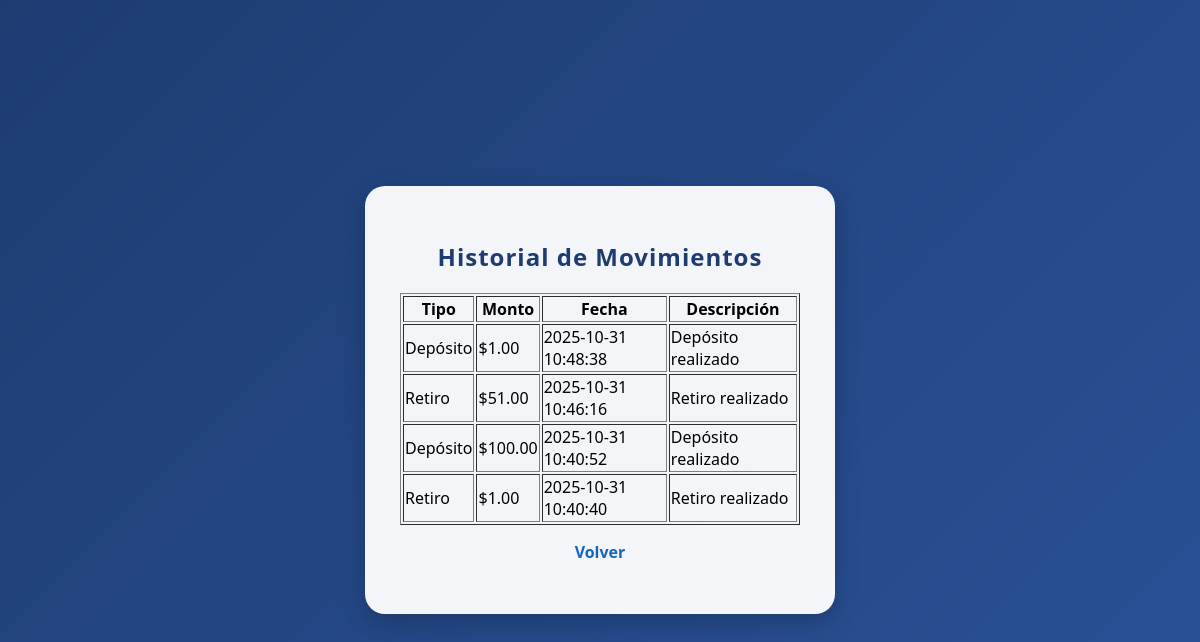
Screenshot of /history (signed in) with the database file from the repository.
### tables this page shows
CREATE TABLE transactions (
                    id INTEGER PRIMARY KEY AUTOINCREMENT,
                    user_id INTEGER,
                    type TEXT,
                    amount REAL,
                    timestamp TEXT,
                    description TEXT,
                    FOREIGN KEY(user_id) REFERENCES users(id)
                );

### app.py (the view)
@app.route('/history')
def history():
    if 'user_id' not in session:
        return redirect(url_for('index'))
    conn = get_db()
    transactions = conn.execute(
        "SELECT * FROM transactions WHERE user_id = ? ORDER BY id DESC",
        (session['user_id'],)
    ).fetchall()
    conn.close()
    return render_template('history.html', transactions=transactions)

### app.py (called while the page is built)
def get_db():
    conn = sqlite3.connect(DATABASE)
    conn.row_factory = sqlite3.Row
    return conn

### templates/history.html
{% extends 'base.html' %}
{% block content %}
<h2>Historial de Movimientos</h2>
<table border="1" width="100%">
    <tr>
        <th>Tipo</th>
        <th>Monto</th>
        <th>Fecha</th>
        <th>Descripción</th>
    </tr>
    {% for t in transactions %}
    <tr>
        <td>{{ t['type'] }}</td>
        <td>${{ "%.2f"|format(t['amount']) }}</td>
        <td>{{ t['timestamp'] }}</td>
        <td>{{ t['description'] }}</td>
    </tr>
    {% endfor %}
</table>
<p><a href="{{ url_for('dashboard') }}">Volver</a></p>
{% endblock %}

### templates/base.html (shortened to what this page needs)
<!DOCTYPE html>
<html lang="es">
<head>
    <link rel="stylesheet" href="{{ url_for('static', filename='style.css') }}">
</head>
<body>
    <div class="container">
        {% block content %}{% endblock %}
    </div>
</body>
</html>

### static/style.css (style rules this page uses)
body { font-family: 'Segoe UI', Tahoma, Geneva, Verdana, sans-serif; background: linear-gradient(135deg, #1e3c72, #2a5298); margin: 0; padding: 0; min-height: 100vh; display: flex; justify-content: center; align-items: center; }
.container { width: 400px; background: rgba(255, 255, 255, 0.95); padding: 35px; border-radius: 20px; box-shadow: 0px 8px 25px rgba(0, 0, 0, 0.2); backdrop-filter: blur(8px); transition: all 0.3s ease; }
h2 { text-align: center; color: #1e3c72; margin-bottom: 20px; letter-spacing: 1px; }
a { color: #1565c0; text-decoration: none; text-align: center; display: block; margin-top: 10px; font-weight: bold; }

### rows the page displays
transactions: type "Depósito", amount "1.00", timestamp "2025-10-31 10:48:38", description "Depósito realizado"
transactions: type "Retiro", amount "51.00", timestamp "2025-10-31 10:46:16", description "Retiro realizado"
transactions: type "Depósito", amount "100.00", timestamp "2025-10-31 10:40:52", description "Depósito realizado"
transactions: type "Retiro", amount "1.00", timestamp "2025-10-31 10:40:40", description "Retiro realizado"
